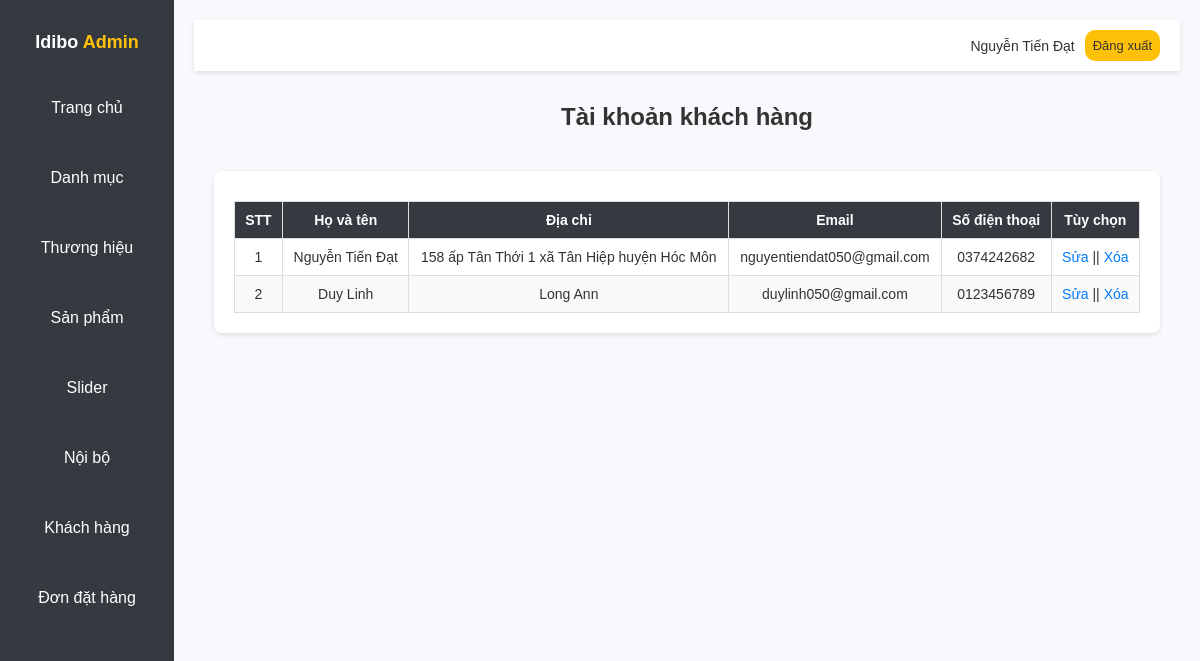
The page /admin/customerlist.php (signed in) on the database as committed earlier.
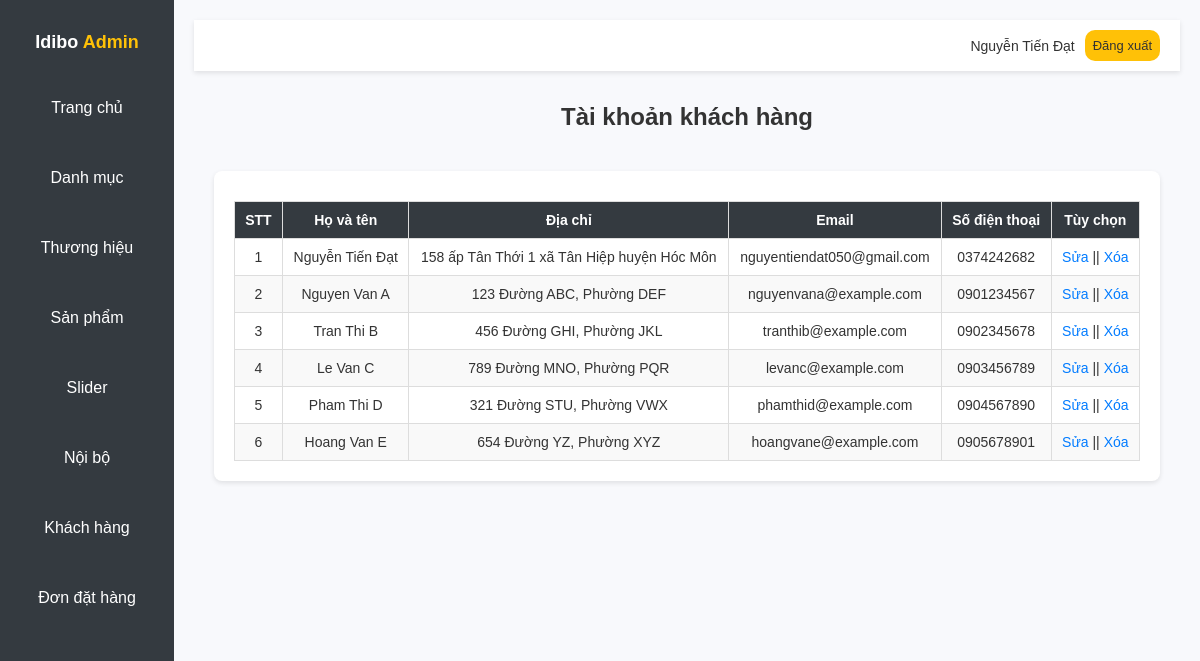
The same page on the database as committed later.
### tables this page shows
CREATE TABLE `tbl_customer` (
  `id` int(11) NOT NULL,
  `name` varchar(255) NOT NULL,
  `address` varchar(1000) NOT NULL,
  `province` varchar(255) NOT NULL,
  `district` varchar(255) NOT NULL,
  `wards` varchar(255) NOT NULL,
  `phone` varchar(30) NOT NULL,
  `email` varchar(50) NOT NULL,
  `password` varchar(255) NOT NULL
);

### lib/database.php (called while the page is built, shortened)
<?php
    class Database {
        public $host    = DB_HOST;
        public $user    = DB_USER;
        public $pass    = DB_PASS;
        public $dbname  = DB_NAME;
        public $link;
        private function connectDB() {
            $this->link = new mysqli($this->host, $this->user,
                                     $this->pass, $this->dbname);
        }
        public function select($query) {
            $result = $this->link->query($query) or
                die($this->link->error . __LINE__);
            if ($result->num_rows > 0) {
                return $result;
            } else {
                return false;
            }
        }
    }
?>

### classes/customer.php (called while the page is built, shortened)
<?php
    $filepath = realpath(dirname(__FILE__));
    include_once ($filepath.'/../lib/database.php');
    class customer {
        private $db;
        public function __construct() {
            $this->db = new Database();
        }
        public function show_customer_list() {
            $query = "SELECT * FROM tbl_customer";
            $result = $this->db->select($query);
            return $result;
        }
    }
?>

### admin/customerlist.php (the view, shortened to what this page needs)
<?php
  include 'inc/header.php';
  include '../classes/customer.php'
?>
<?php
  $customer = new customer();
?>
<link rel="stylesheet" href="css/customerlist.css">
<h1 class="dashboard-title">Tài khoản khách hàng</h1>
<div class="customer-list-wrapper">
  <div class="customer-box">
    <div class="table-wrapper">
      <table class="customer-table" id="customer-table">
        <thead>
          <tr>
            <th>STT</th>
            <th>Họ và tên</th>
            <th>Địa chỉ</th>
            <th>Email</th>
            <th>Số điện thoại</th>
            <th>Tùy chọn</th>
          </tr>
        </thead>
        <tbody>
          <?php
            $show_customer_list = $customer->show_customer_list();
            if ($show_customer_list) {
              $i = 0;
              while($result = $show_customer_list->fetch_assoc()) {
                $i++;
          ?>
          <tr class="customer-row">
            <td><?php echo $i ?></td>
            <td><?php echo $result['name'] ?></td>
            <td><?php echo $result['address'] ?></td>
            <td><?php echo $result['email'] ?></td>
            <td><?php echo $result['phone'] ?></td>
            <td>
              <a href="customeredit.php?customerid=<?php echo $result['id']; ?>" class="action-link">Sửa</a>
              ||
              <a href="?delid=<?php echo $result['id']; ?>" class="action-link confirmable" data-message="Bạn có muốn xóa danh mục này?">Xóa</a>
            </td>
          </tr>
          <?php
              }
            }
          ?>
        </tbody>
      </table>
    </div>
  </div>
</div>
<?php
  include 'inc/footer.php';
?>

Rows that differ between the two databases and show on the page:
removed tbl_customer: name "Duy Linh", address "Long Ann", email "duylinh050@gmail.com", phone "0123456789"
added tbl_customer: name "Nguyen Van A", address "123 Đường ABC, Phường DEF", email "nguyenvana@example.com", phone "0901234567"
added tbl_customer: name "Tran Thi B", address "456 Đường GHI, Phường JKL", email "tranthib@example.com", phone "0902345678"
added tbl_customer: name "Le Van C", address "789 Đường MNO, Phường PQR", email "levanc@example.com", phone "0903456789"
added tbl_customer: name "Pham Thi D", address "321 Đường STU, Phường VWX", email "phamthid@example.com", phone "0904567890"
added tbl_customer: name "Hoang Van E", address "654 Đường YZ, Phường XYZ", email "hoangvane@example.com", phone "0905678901"
